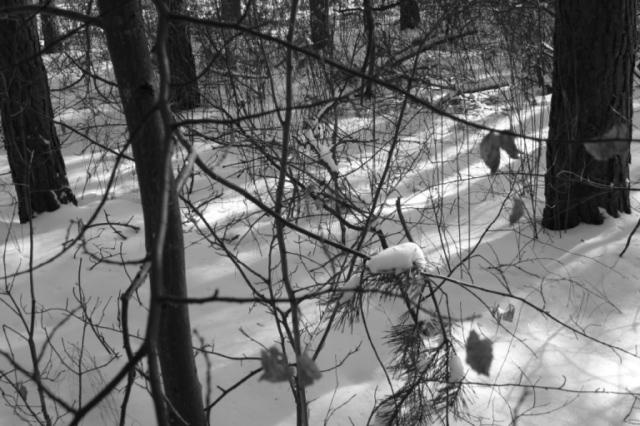
#> input picture haar/neg/00000193.jpg, 640 x 426 px, given in place of 00000003.jpg, which was not available
$ jupyter execute --allow-errors pos_generator.ipynb   (shell and % lines are left out)
#> lines starting #> are read from the running program, lines starting #| are printed output that depends on the picture; pictures that were not available may be replaced by others from this repository, and a replacement may not be noted
[cell 1]
# -*- coding: UTF-8 -*-
import itertools
import os
import random
import sys
import matplotlib.pyplot as plt
import cv2
import numpy as np
import shutil # Just for directory removal

from PIL import Image, ImageDraw, ImageFont

[cell 2]
# Script Variables :
FONT_HEIGHT = 30  #Charachters quality
MAX_RUNS = 100
PLATE_DIM = (120, 600)
OUTPUT_SHAPE = (128, 256)
DEFAULT_POSITION = 0
NOISE_SCALE = 0.1 # entre 0.01 et 0.1 ; Pensez a utiliser un rapport de bruit variable ;)


FONT_DIR = "/root/jupyter/Deep_Learning/fonts/"
IMGS_DIR = '/root/jupyter/Haar_Cascade/pos/'
BGS_DIR = '/root/jupyter/Haar_Cascade/neg/'
DIRS = [IMGS_DIR]

number_fonts = {'font_1' : ImageFont.truetype(FONT_DIR + 'numbers_font_1.ttf', FONT_HEIGHT * 4)}
letter_fonts = {"font_1" :ImageFont.truetype(FONT_DIR + "letters_font_1.ttf", FONT_HEIGHT * 4)}

letters = ['أ', 'ب', 'ج', 'د', 'ش', 'س']
numbers = ['1','2','3','4','5','6','7','8','9','0']
latin_letters = {'أ':'A', 'ب':'B', 'ج':'J', 'د':'D', 'ش':'X', 'س':'S', } #Couldn't save files with arabic letters (for some reason)

[cell 3]
## Creation des nombres et lettres a utiliser lors de la creation de la plaque
def bounding_box(plate_mask, DEFAULT = DEFAULT_POSITION, OUTPUT = OUTPUT_SHAPE):
    top = DEFAULT
    bottom = DEFAULT
    for i in range(0,OUTPUT[0],1):
        if top == DEFAULT and any(plate_mask[i] > 0) :
            top = i
        if bottom == DEFAULT and any(plate_mask[OUTPUT[0] - 1 - i] > 0) :
            bottom = OUTPUT[0] - 1 - i
        if top != DEFAULT and bottom != DEFAULT :
            break
    left = DEFAULT
    right = DEFAULT
    for i in range(0,OUTPUT[1],1):
        if left == DEFAULT and any(plate_mask.T[i] > 0) :
            left = i
        if right == DEFAULT and any(plate_mask.T[OUTPUT[1] - 1 - i] > 0) :
            right = OUTPUT[1] - 1 - i
        if left != DEFAULT and right != DEFAULT :
            break
    return top, left, bottom, right


letter_dim = {}
letter_img = {}
for font in letter_fonts :
    for letter in letters:
        img = np.zeros((200, 200))
        img = Image.fromarray(img)
        draw = ImageDraw.Draw(img)
        draw.text((20, 20), letter, font=letter_fonts[font])
        img = np.array(img)
        top, left, bottom, right = bounding_box(img, 0,(200, 200))
        letter_dim[font + '_' + letter] = (bottom - top, right - left)
        img = img[top:bottom,left:right]
        letter_img[font + '_' + letter] = img

number_dim = {}
number_img = {}
for font in number_fonts :
    for number in numbers:
        img = np.zeros((100, 47)) # it's known
        img = Image.fromarray(img)
        draw = ImageDraw.Draw(img)
        draw.text((-2,-10), number, font=number_fonts[font])
        img = np.array(img)
        top, left, bottom, right = bounding_box(img, 0, (100, 47))
        number_dim[font + '_' + number] = (100, 47)
        number_img[font + '_' + number] = img

[cell 4]
##Fonctions du programme :
def random_plate():
    ''' Une fonction permettant la creation d'une plaque a valeurs aleatres qui 'flottent' sur la surface de la plaque (Dimensions) '''
    #Creation du code
    ## TODO : ajouter un nombre de motifs differents separant la lettre des autre nombres
    number = str(random.randint(1, 99999))
    letter = random.sample(letters, 1)[0]
    region = str(random.randint(1, 99))
    line_width = np.random.randint(3,8)
    line_length = np.random.randint(90, 110)
    number_font = random.sample(list(number_fonts),1)[0]
    letter_font = random.sample(list(letter_fonts),1)[0]

    code = '{:<5}-{:}-{:<2}'.format(number, letter, region)
    latin_code = '{:<5}-{:}-{:<2}'.format(number, latin_letters[letter], region)
    plate = np.zeros(PLATE_DIM)

    # Ajout des motifs conseccutive suit une loi decroissante qui tend a positionner les derniers nombre extremmement a gauche
    # Par contre, un ajout oscillatoire suit une loi gaussienne
    # Ajout des nombres a gouche
    occupied = PLATE_DIM[1] - len(number + region) * 47 - letter_dim[letter_font + '_' + letter][1] - 2 * line_width
    x_cursor = np.random.randint(0, occupied - 1)
    for n in number :
        y_cursor = np.random.randint(1, PLATE_DIM[0] - 100)
        plate[y_cursor : y_cursor + number_dim[number_font + '_' + n][0], x_cursor : x_cursor + number_dim[number_font + '_' + n][1]] = number_img[number_font + '_' + n]
        x_cursor += number_dim[number_font +  '_' + n][1]
    # Ajout des nombres a droites (La region)
    occupied = x_cursor + line_width * 2 + letter_dim[letter_font + '_' + letter][1] + len(region) * 47
    x2_cursor = np.random.randint(occupied - 1 , PLATE_DIM[1] - 1)
    for n in region :
        x2_cursor -= number_dim[number_font +  '_' + n][1]
        y_cursor = np.random.randint(0, PLATE_DIM[0] - 100)
        plate[y_cursor : y_cursor + number_dim[number_font + '_' + n][0], x2_cursor : x2_cursor + number_dim[number_font + '_' + n][1]] = number_img[number_font + '_' + n]

    # Ajout de La ligne a droite
    occupied = x2_cursor - letter_dim[letter_font + '_' + letter][1] - 2 * line_width
    x_cursor = np.random.randint(x_cursor - 1, occupied + 1)
    y_cursor = np.random.randint(1, PLATE_DIM[0] - line_length)
    plate[y_cursor : y_cursor + line_length, x_cursor : x_cursor + line_width] = np.ones((line_length, line_width))
    x_cursor += line_width

    # Ajout de la ligne a gauche
    occupied = x_cursor + letter_dim[letter_font + '_' + letter][1] + line_width
    x2_cursor = np.random.randint(occupied - 1, x2_cursor + 1)
    x2_cursor -= line_width
    y_cursor = np.random.randint(0, PLATE_DIM[0] - line_length)
    plate[y_cursor : y_cursor + line_length, x2_cursor : x2_cursor + line_width] = np.ones((line_length, line_width))

    # Ajout de la lettre
    occupied = x2_cursor - letter_dim[letter_font + '_' + letter][1]
    x_cursor = np.random.randint(x_cursor - 1, occupied + 1)
    y_cursor = np.random.randint(0, PLATE_DIM[0] - letter_dim[letter_font + '_' + letter][0])
    plate[y_cursor : y_cursor + letter_dim[letter_font + '_' + letter][0], x_cursor : x_cursor + letter_dim[letter_font + '_' + letter][1]] = letter_img[letter_font + '_' + letter]

    return plate, latin_code


def show_image(image, labels):
    '''Une fonction permettant l'affichage d'une image et le tracage d'un rectangle autour de l'objet annoté (s'il y'en a)'''
    (p, top, left, bottom, right) = labels
    cv2.rectangle(image, (int(left), int(top)), (int(right), int(bottom)) , (0,0,0),1)
    plt.imshow(image,cmap='gray')


def save_file(img_idx, plate, p, latin, box):
    img_name = IMGS_DIR + '{:08d}.png'.format(img_idx)
    line = '{:08d}.png'.format(img_idx) + ' 1 {} {} {} {}\n'.format(box[1],box[0],box[3],box[2])
    with open('/root/jupyter/Haar_Cascade/pos.txt','a') as f:
        f.write(line)
    cv2.imwrite(img_name, plate * 255)


def matrice_rotation(yaw, pitch, roll):
    '''Une fonction permettant de generer une matrice de rotation tridimentionnelle a partir des trois angles fournies (yaw, pitch, roll)'''
    # Rotation selon l'axe Y
    c, s = np.cos(yaw), np.sin(yaw)
    M = np.matrix([   [  c, 0.,  s],
                      [ 0., 1., 0.],
                      [ -s, 0.,  c]])

    # Rotation selon l'axe X
    c, s = np.cos(pitch), np.sin(pitch)
    M = np.matrix([   [ 1., 0., 0.],
                      [ 0.,  c, -s],
                      [ 0.,  s,  c]]) * M

    # Rotation selon l'axe Z
    c, s = np.cos(roll), np.sin(roll)
    M = np.matrix([   [  c, -s, 0.],
                      [  s,  c, 0.],
                      [ 0., 0., 1.]]) * M
    return M

def pick_colors():
    '''Choix de couleurs utilisees pour la plaque et son contenu (chiffres) '''
    first = True
    while first or plate_color - text_color < 0.3:
        text_color = random.random()
        plate_color = random.random()
        if text_color > plate_color:
            text_color, plate_color = plate_color, text_color
        first = False
    return text_color, plate_color

def rounded_rect(shape, rayon):
    '''Un mask pour la plaque plus realiste (Les contours sont plutot des arcs / circles)'''
    out = np.ones(shape)
    # On ne laisse que les coins (des carreax de cotes R avec R le rayon fourni en parametre) du mask en 1(blanc)
    out[:rayon, :rayon] = 0.0
    out[-rayon:, :rayon] = 0.0
    out[:rayon, -rayon:] = 0.0
    out[-rayon:, -rayon:] = 0.0
    # On remplit les cercle de rayon R sur les quatres qoins du mask
    cv2.circle(out, (rayon, rayon), rayon, 1.0, -1)
    cv2.circle(out, (rayon, shape[0] - rayon), rayon, 1.0, -1)
    cv2.circle(out, (shape[1] - rayon, rayon), rayon, 1.0, -1)
    cv2.circle(out, (shape[1] - rayon, shape[0] - rayon), rayon, 1.0, -1)
    return out

def generate_plate(font_height):
    '''Combinaison des elements de la plaque'''
    rayon = 1 + int(font_height * 0.5 * random.random())
    text_color, plate_color = pick_colors()
    text_mask, latin_code = random_plate()
    out_shape = text_mask.shape
    plate = (np.ones(out_shape) * plate_color * (1. - text_mask) + np.ones(out_shape) * text_color * text_mask)
    mask = rounded_rect(out_shape, rayon)
    return plate, mask, latin_code

def generate_bg(num_bg_images):
    found = False
    while not found:
        # Prendre une background au hasard
        fname = BGS_DIR + '{:08d}.jpg'.format(random.randint(0, num_bg_images - 1))
        bg = cv2.imread(fname)
        bg = cv2.cvtColor(bg, cv2.COLOR_RGB2GRAY) / 255.
        # Condition generalement realisee (Les bg que j'ai choisi(opencv negatives) verifient cette cond)
        if (bg.shape[1] >= OUTPUT_SHAPE[1] and
            bg.shape[0] >= OUTPUT_SHAPE[0]):
            found = True
    x = random.randint(0, bg.shape[1] - OUTPUT_SHAPE[1])
#> x = 215
    y = random.randint(0, bg.shape[0] - OUTPUT_SHAPE[0])
#> y = 20
    bg = bg[y:y + OUTPUT_SHAPE[0], x:x + OUTPUT_SHAPE[1]]
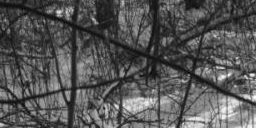
#> bg: shape (128, 256) float64; min 0.0275, max 0.988, mean 0.334

    return bg

def generate_img(num_bg_images):
    bg = generate_bg(num_bg_images)

    plate, plate_mask, latin_code = generate_plate(FONT_HEIGHT)
#> latin_code = '62469-J-75'

    #matrice de transformation affine (trans * rot * scale) & rot, scale and trans detection limits
    M, out_of_bounds = make_affine_transform(
                            from_shape=plate.shape,
                            to_shape=bg.shape,
                            min_scale=0.3,
                            max_scale=1.2,
                            rotation_variation=0.3,
                            scale_variation=1.2,
                            translation_variation=1.5)
#> out_of_bounds = False

    #when only working with positive images
    if out_of_bounds:
        return generate_img(num_bg_images)

    plate = cv2.warpAffine(plate, M, (bg.shape[1], bg.shape[0]))
    plate_mask = cv2.warpAffine(plate_mask, M, (bg.shape[1], bg.shape[0]))

    #bounding box detection
    box = bounding_box(plate_mask)
#> box = (49, 107, 79, 238)

    #Superposition des images
    out = plate * plate_mask + bg * (1.0 - plate_mask)
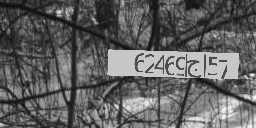
#> out: shape (128, 256) float64; min 0.0275, max 0.988, mean 0.378

    #some noise
    out += np.random.normal(scale=NOISE_SCALE, size=out.shape)
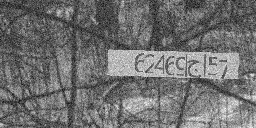
#> out: shape (128, 256) float64; min -0.255, max 1.19, mean 0.378; drawn with min black and max white

    #Transformation des valeurs des pixels en valeurs entre 1 et 0 de l'image de sortie
    out = np.clip(out, 0., 1.)
    return out, not out_of_bounds, latin_code, box # Not out_of_bounds is equivalent to presence

def make_affine_transform(from_shape, to_shape,
                          min_scale, max_scale,
                          scale_variation=1.0,
                          rotation_variation=1.0,
                          translation_variation=1.0):
    out_of_bounds = False

    from_size = np.array([[from_shape[1], from_shape[0]]]).T
    to_size = np.array([[to_shape[1], to_shape[0]]]).T

    scale = random.uniform((min_scale + max_scale) * 0.5 -
                           (max_scale - min_scale) * 0.5 * scale_variation,
                           (min_scale + max_scale) * 0.5 +
                           (max_scale - min_scale) * 0.5 * scale_variation)
    if scale > max_scale or scale < min_scale:
        out_of_bounds = True
    roll = random.uniform(-0.2, 0.2) * rotation_variation
    pitch = random.uniform(-0.2, 0.2) * rotation_variation
    yaw = random.uniform(-0.2, 0.2) * rotation_variation

    # Puisque on travail on deux dimensions :(
    M = matrice_rotation(yaw, pitch, roll)[:2, :2]
    h, w = from_shape
    corners = np.matrix([[-w, +w, -w, +w],
                            [-h, -h, +h, +h]]) * 0.5

    skewed_size = np.array(np.max(M * corners, axis=1) -
                              np.min(M * corners, axis=1))

    # Set the scale as large as possible such that the skewed and scaled shape is less than or equal to the desired ratio in either dimension.
    scale *= np.min(to_size / skewed_size)

    # Set the translation such that the skewed and scaled image falls withinthe output shape's bounds.
    trans = (np.random.random((2,1)) - 0.5) * translation_variation
    trans = ((2.0 * trans) ** 5.0) / 2.0
    if np.any(trans < -0.5) or np.any(trans > 0.5):
        out_of_bounds = True
    trans = (to_size - skewed_size * scale) * trans

    center_to = to_size / 2.
    center_from = from_size / 2.

    M *= scale
    M = np.hstack([M, trans + center_to - M * center_from])

    return M, out_of_bounds


def generate_imgs():
    num_bg_images = len(os.listdir(BGS_DIR))
    while True:
        yield generate_img(num_bg_images)

#> (a cell that did not finish here is left out)
